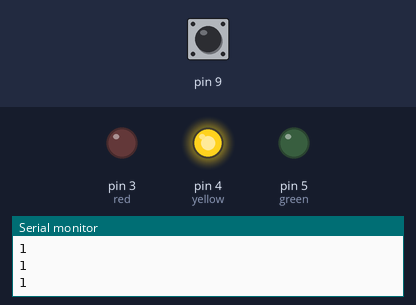
This sketch was run on a simulated Arduino Uno, built with avr-gcc and run on an emulated ATmega328P. Parts: output pins drawn as LEDs (lit = HIGH), the last lines printed to the serial monitor. Dashed ring = blinking. The test bench sets the inputs (shaded band); at power-on: pin 9 HIGH.

Above: at 1.2 s.
1.3 s: pin 9 pulled LOW for 3.2 s
At 2.1 s:
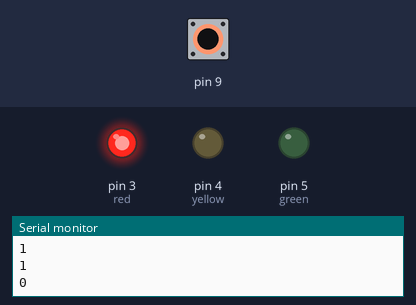
At 7.7 s:
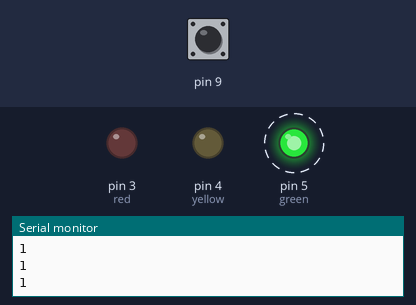
Timing chart, 0 to 13.5 s (numbered marks = the images above; inputs shaded):
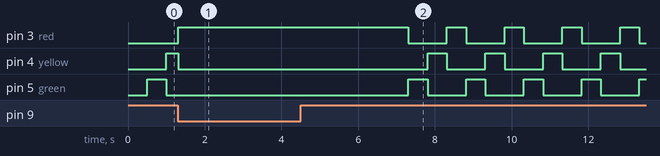

Measured:
- by itself, pin 3 (red): repeats every 1.5 s: LOW 1.0 s, HIGH 0.50 s
- by itself, pin 4 (yellow): repeats every 1.5 s: HIGH 0.50 s, LOW 1.0 s

The sketch:

trafficLIght.ino
```cpp
// C++ code
//
int const green = 5;
int const yellow = 4;
int const red = 3;
long interval = 500;
unsigned long previousTime = 0;
int ledState = 0;
void setup()
{
  pinMode(3, OUTPUT);
  pinMode(4, OUTPUT);
  pinMode(5, OUTPUT);
  pinMode(9, INPUT_PULLUP);
  Serial.begin(9600);
}

void loop()
{

  int buttonValue = digitalRead(9);
  Serial.println(buttonValue);
  if(buttonValue == LOW){
  digitalWrite(red, HIGH);
  digitalWrite(green, LOW);
  digitalWrite(yellow, LOW);
  delay(3000);
    ledState = 0;

  }
 unsigned long currentTime = millis();

  if (currentTime - previousTime >= interval) {
    previousTime = currentTime;
    digitalWrite(green, LOW);
    digitalWrite(yellow, LOW);
    digitalWrite(red, LOW);
    if(ledState ==0){
    digitalWrite(green, HIGH);
    }
    else if(ledState ==1){
    digitalWrite(yellow, HIGH);
    }
    else if(ledState ==2){
    digitalWrite(red, HIGH);
    }

    ledState++;
    if(ledState >2){
    ledState = 0;
    }
    }
  }
```
